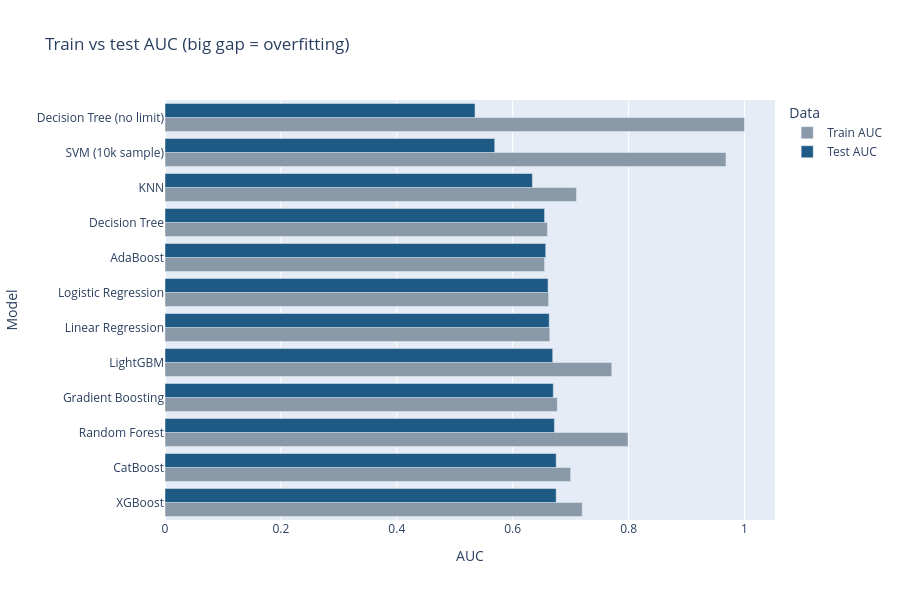

Notebook cell for this chart:
### Markdown cell above
## 7. Overfitting check: Train AUC vs Test AUC
If the training score is much higher than the test score, the model memorised the training data.

### Code cell
gap = results[["Train AUC", "Test AUC"]].reset_index().melt(
    id_vars="Model", var_name="Data", value_name="AUC")
fig = px.bar(gap, x="AUC", y="Model", color="Data", barmode="group", orientation="h",
             color_discrete_map={"Train AUC": "#8A99A8", "Test AUC": "#1F5A85"},
             title="Train vs test AUC (big gap = overfitting)")
fig.update_layout(height=600)
fig.show()

### Figure 1 — Plotly figure (JSON) as saved in the notebook; plotly's stock layout.template omitted (floating-point values rounded to 4 significant figures)
{"data": [{"alignmentgroup": "True", "hovertemplate": "Data=Train AUC<br>AUC=%{x}<br>Model=%{y}<extra></extra>", "legendgroup": "Train AUC", "marker": {"color": "#8A99A8", "pattern": {"shape": ""}}, "name": "Train AUC", "offsetgroup": "Train AUC", "orientation": "h", "showlegend": true, "textposition": "auto", "type": "bar", "x": [0.72, 0.7, 0.799, 0.677, 0.771, 0.664, 0.662, 0.655, 0.66, 0.71, 0.968, 1], "xaxis": "x", "y": ["XGBoost", "CatBoost", "Random Forest", "Gradient Boosting", "LightGBM", "Linear Regression", "Logistic Regression", "AdaBoost", "Decision Tree", "KNN", "SVM (10k sample)", "Decision Tree (no limit)"], "yaxis": "y"}, {"alignmentgroup": "True", "hovertemplate": "Data=Test AUC<br>AUC=%{x}<br>Model=%{y}<extra></extra>", "legendgroup": "Test AUC", "marker": {"color": "#1F5A85", "pattern": {"shape": ""}}, "name": "Test AUC", "offsetgroup": "Test AUC", "orientation": "h", "showlegend": true, "textposition": "auto", "type": "bar", "x": [0.675, 0.675, 0.672, 0.67, 0.669, 0.663, 0.661, 0.657, 0.655, 0.634, 0.569, 0.535], "xaxis": "x", "y": ["XGBoost", "CatBoost", "Random Forest", "Gradient Boosting", "LightGBM", "Linear Regression", "Logistic Regression", "AdaBoost", "Decision Tree", "KNN", "SVM (10k sample)", "Decision Tree (no limit)"], "yaxis": "y"}], "layout": {"barmode": "group", "height": 600, "legend": {"title": {"text": "Data"}, "tracegroupgap": 0}, "title": {"text": "Train vs test AUC (big gap = overfitting)"}, "xaxis": {"anchor": "y", "domain": [0, 1], "title": {"text": "AUC"}}, "yaxis": {"anchor": "x", "domain": [0, 1], "title": {"text": "Model"}}}}
